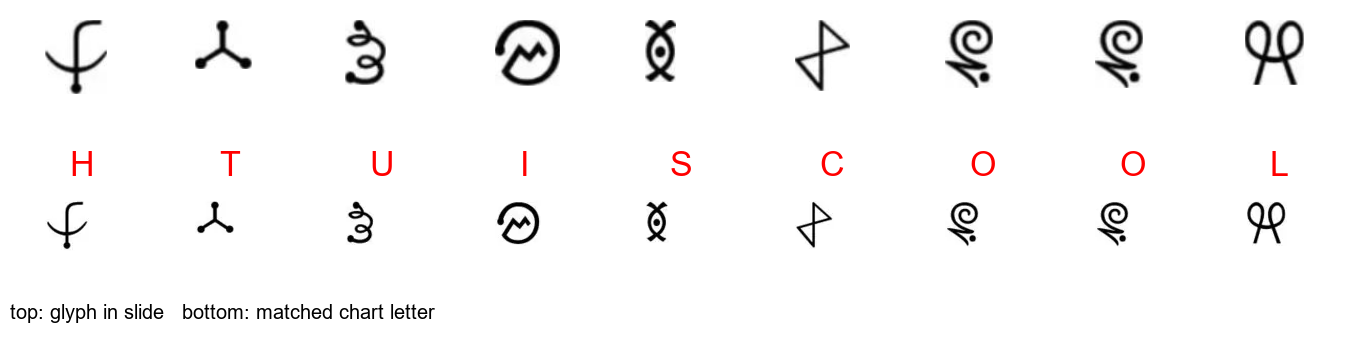

Here is the Python script that generated this plot:
import numpy as np
from PIL import Image, ImageDraw, ImageFont
chart=Image.open('bl/b14.png').convert('L')
ca=np.array(chart.point(lambda p:255 if p<150 else 0))
letters=[[15,50],[63,92],[109,139],[153,187],[201,231],[249,275],[291,325],[337,371],[393,407],[436,454],[475,509],[523,552],[561,604]]
centers=[(a+b)/2 for a,b in letters]
bounds=[0]+[(centers[i]+centers[i+1])/2 for i in range(len(centers)-1)]+[617]
cells=[(bounds[i],bounds[i+1]) for i in range(13)]
AZ='ABCDEFGHIJKLMNOPQRSTUVWXYZ'
pos={}
for i,ch in enumerate(AZ[:13]): pos[ch]=(cells[i][0],cells[i][1],64,113)
for i,ch in enumerate(AZ[13:]): pos[ch]=(cells[i][0],cells[i][1],193,239)
def crop(ch):
    x0,x1,y0,y1=pos[ch]
    sub=ca[y0:y1+1,int(x0):int(x1)+1]
    ys,xs=np.nonzero(sub)
    return chart.crop((int(x0)+xs.min()-2, y0+ys.min()-2, int(x0)+xs.max()+3, y0+ys.max()+3))
src=Image.open(r'C:/Users/ASUS/.workbuddy/clipboard-images/clipboard-2026-10-24T01-08-27-833Z-280fe0a9.png').convert('L')
sa=np.array(src.point(lambda p:255 if p<150 else 0))
runs=[(51,111),(116,171),(193,232),(247,311),(335,365),(393,447),(460,506),(527,573),(597,655)]
ours=[]
for x0,x1 in runs:
    ys,xs=np.nonzero(sa[78:166,x0-2:x1+3])
    ours.append(src.crop((x0-2+xs.min(),78+ys.min(),x0-2+xs.max()+1,78+ys.max()+1)))
dec='HTUISCOOL'
W=9*150; H=340
cv=Image.new('RGB',(W,H),'white'); d=ImageDraw.Draw(cv)
try: f=ImageFont.truetype('arial.ttf',34); fs=ImageFont.truetype('arial.ttf',20)
except: f=fs=None
for i,(g,ch) in enumerate(zip(ours,dec)):
    x=i*150+25
    g2=g.copy(); g2.thumbnail((110,110)); cv.paste(g2,(x+20,20))
    d.text((x+45,145),ch,fill='red',font=f)
    c=crop(ch); c.thumbnail((110,110)); cv.paste(c,(x+20,200))
d.text((10,300),'top: glyph in slide   bottom: matched chart letter',fill='black',font=fs)
cv.save('verify.png'); print('saved', cv.size, dec)
